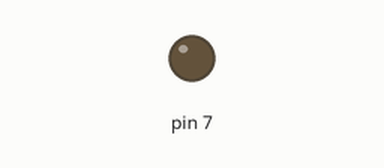
The sketch below on a simulated Arduino Uno, built with avr-gcc and run on an emulated ATmega328P. Shown: output pins drawn as LEDs (lit = HIGH). Dashed ring = blinking. At 2.0 s the program stops and its outputs stay as they are.

Above: at 0.5 s.
At 1.85 s:
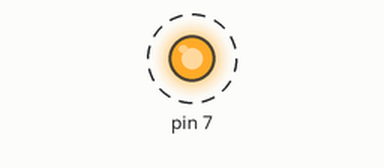
Timing chart, 0 to 3.0 s (numbered marks = the images above):
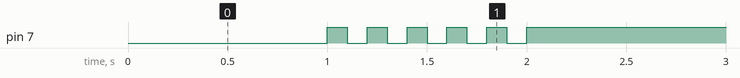

The sketch:

05_practice_2.ino
```cpp
void setup(){
  pinMode(7, OUTPUT);
}

void loop(){
  digitalWrite(7, 0);
  delay(1000);
  int i = 1;
  while (i < 6){
    digitalWrite(7, 1);
    delay(100);
    digitalWrite(7, 0);
    delay(100);
    i += 1;
  }
  digitalWrite(7, 1);
  while(1){}
}
```

Measured:
- by itself, pin 7: alternates HIGH for 0.10 s and LOW for 0.10 s, 11 changes in all, then stays HIGH
